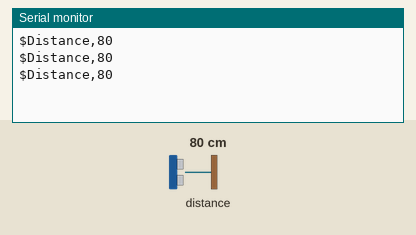
Simulated run of this sketch. Board: Arduino Uno, built with avr-gcc and run on an emulated ATmega328P. Parts: the last lines printed to the serial monitor. Wiring (inferred from the names in the program): SRF02/SRF08 range finder at I2C address 0x70. Inputs (shaded band) come from the test bench; at power-on: distance to the obstacle 80 cm. The echo pulse lasts 58.3 µs per cm.

Above: at 1.4 s.
1.5 s: distance to the obstacle set to 2 cm
At 2.3 s:
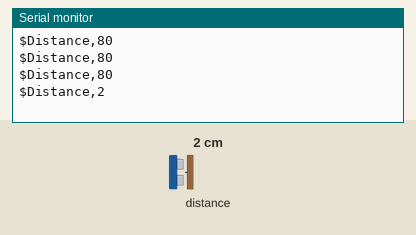
3.0 s: distance to the obstacle set to 4 cm
At 3.0 s:
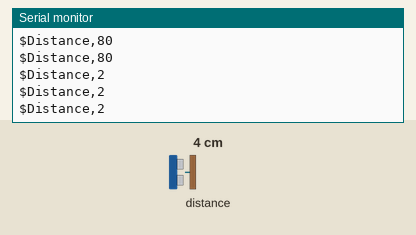
Timing chart, 0 to 6.0 s (numbered marks = the images above; inputs shaded):
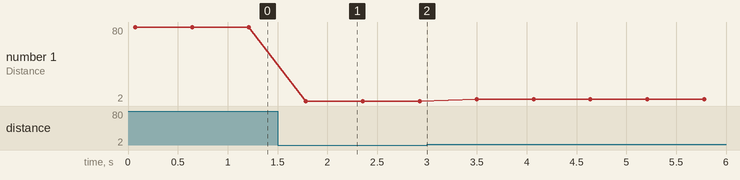

The sketch:

SRF02_sensor_no_lib.ino
```cpp
#include <Wire.h>

// Address of SRF02 range finder on I2C
#define ADDRESS 0x70

void setup()
{
  // Connection to the connected Laptop
  Serial.begin(9600);

  Wire.begin();
}

void loop()
{
  //Allocate Memory
  byte byteHigh, byteLow;
  int distance;

  Wire.beginTransmission(ADDRESS); // begin communication with SFR02
  Wire.write(byte(0x00));          // sets register pointer to the command register (0x00)
  Wire.write(byte(0x51));          // command sensor to measure in centimeters
  Wire.endTransmission();          // end transmission

  // Wait for 70 milliseconds
  delay(70);

  Wire.beginTransmission(ADDRESS); // begin communication with SFR02
  Wire.write(byte(0x02));          // sets register pointer to echo #1 register (0x02)
  Wire.endTransmission();          // end transmission

  Wire.requestFrom(ADDRESS, 2);    // Request 2 bytes from SFR02

  while(Wire.available() < 2);     // Wait for the bytes to arrive

  // Read the values
  byteHigh = Wire.read();
  byteLow = Wire.read();

  // Calculate full bearing
  distance = ((byteHigh<<8) + byteLow);

  // Print data to Serial Monitor window
  Serial.print("$Distance,");
  Serial.println(distance, DEC);

  // In the demo wait half a second
  delay(500);
}
```

Measured:
- after the input at 1.5 s, the serial monitor: prints a new line after 0.28 s (image 1)
- plotted number 1: 80 → 2 after the input at 1.5 s, 2 → 4 after the input at 3.0 s
